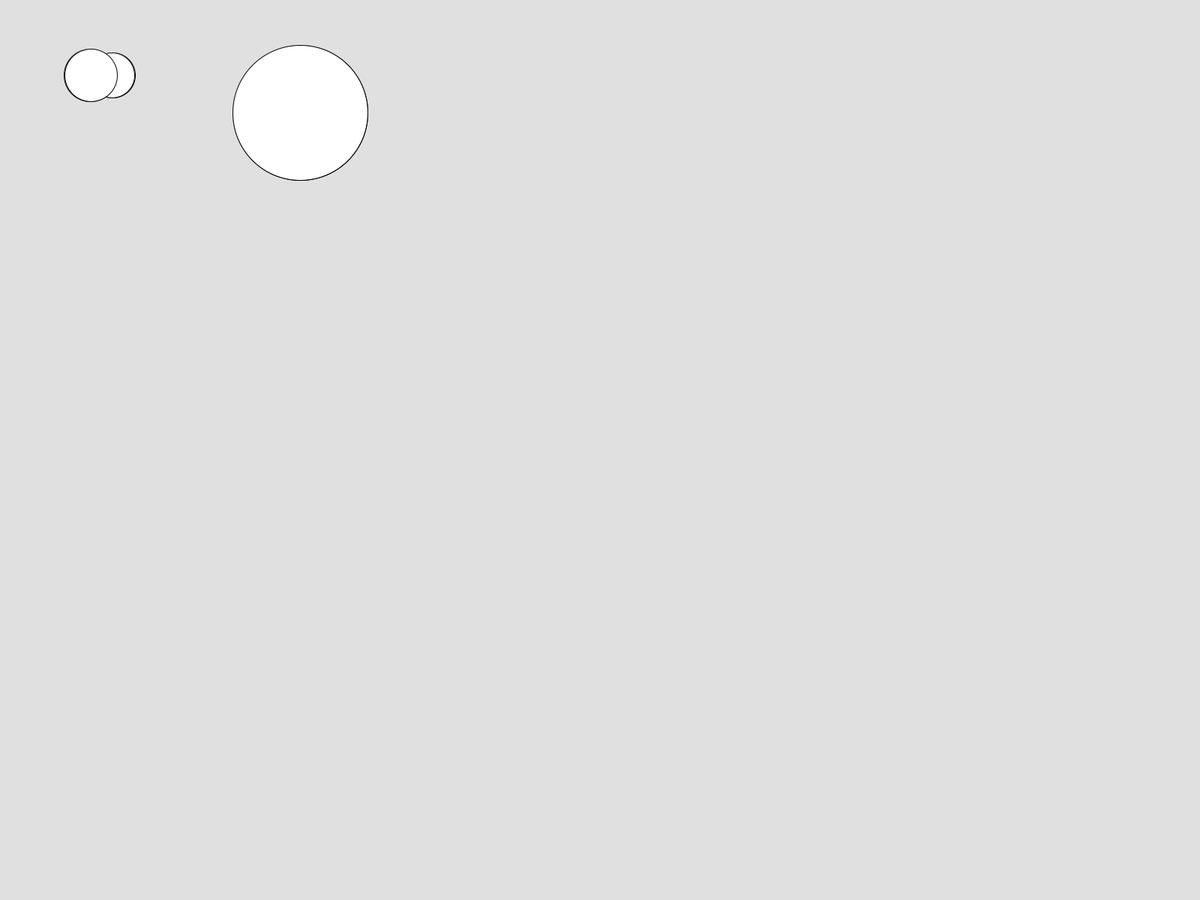
Frame 1 (no input)
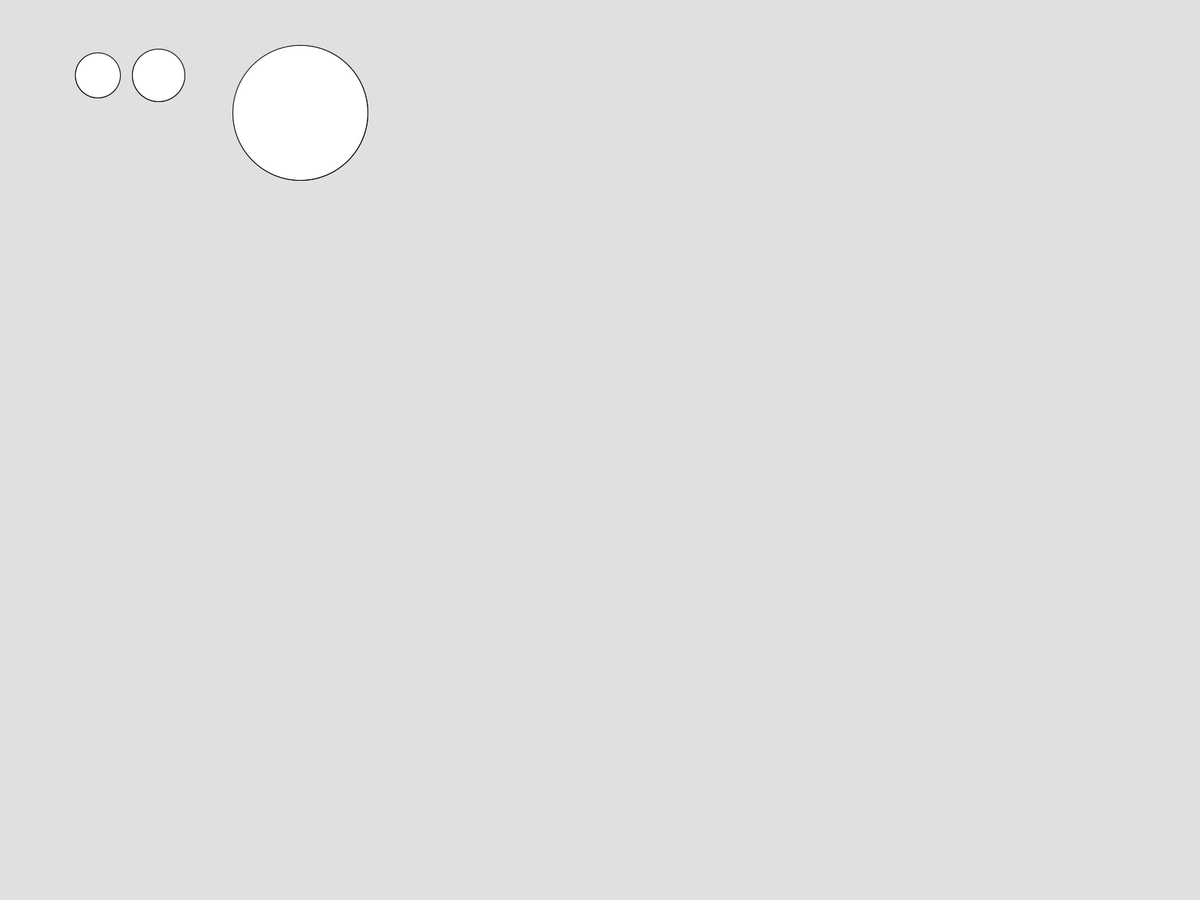
Frame 60 (the mouse pressed at the canvas centre just before this capture)
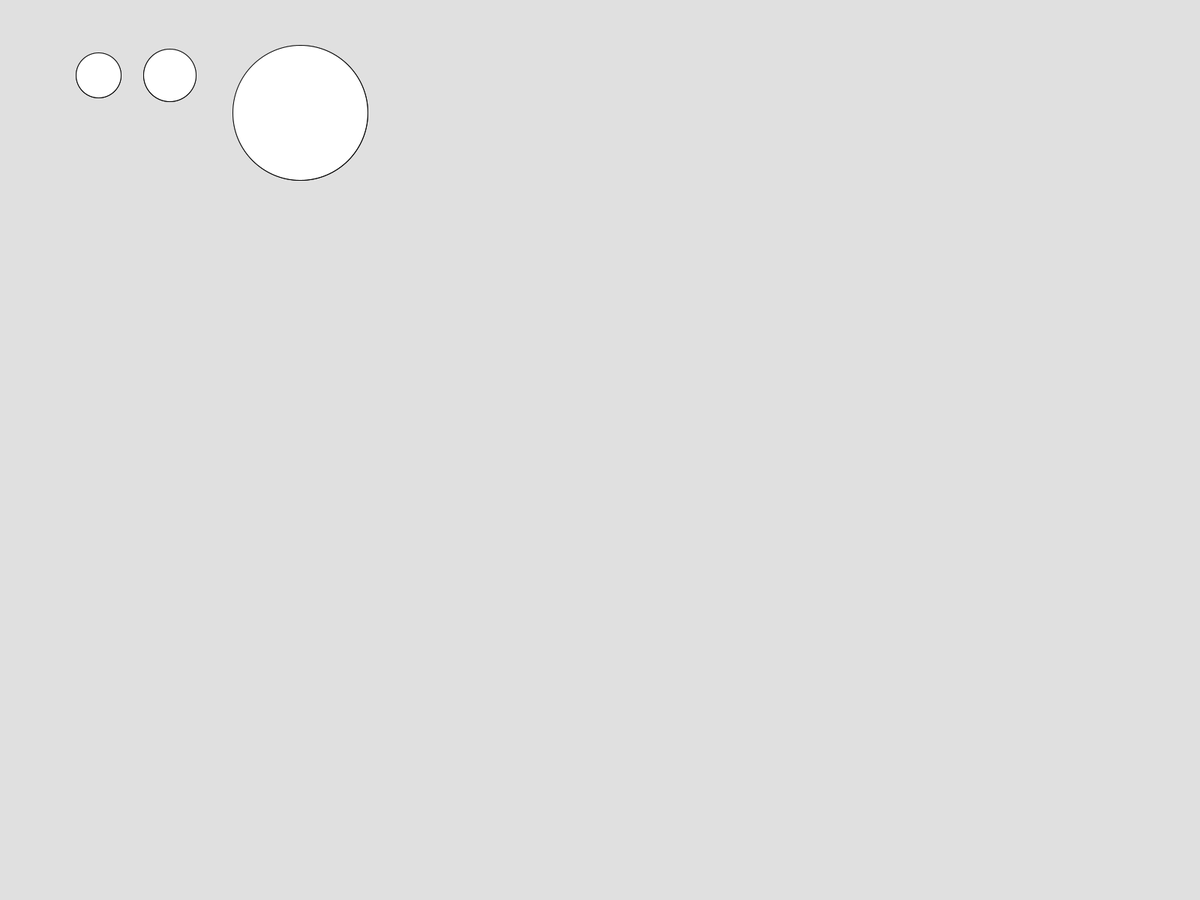
Frame 120 (the mouse held since frame 60 and released just before this capture)

The Processing sketch that drew these frames (run headless with seeded random() and noise(); from frame 60 on, the mouse is pressed at the canvas centre):

// Processing sketch: motor_demo
// ── motor_demo.pde
fysicmotor fmotor;
void setup() {
  fullScreen();
  fmotor =  new fysicmotor();
  fmotor.setups();
}
void draw(){
  fmotor.draws();
}

// ── fysicmotor.pde
float[] xs;
float[] ys;
float[] ds;
float[] rs;
float[] speedx;
float[] speedy;
int sizes = 3;
float[] ws;
float[] mass;
float[] md;
class fysicmotor{
  public void setups()
  {
    xs = new float[sizes];
    xs[0] = 400;
    xs[1] = 150;
    xs[2] = 120;
    md = new float[3];
    md[0] = 670;
    md[1] = 900;
    md[2] = 897;
    speedx = new float[sizes];
    speedx[0] = 0;
    speedx[1] = 0;
    speedx[2] = 0;
    speedy = new float[sizes];
    speedy[0] = 0;
    speedy[1] = 0;
    speedy[2] = 0;
    ys = new float[sizes];
    ys[0] = 150;
    ys[1] = 100;
    ys[2] = 100;
    ds = new float[sizes];
    ds[0] = 180;
    ds[1] = 60;
    ds[2] = 70;
    rs = new float[sizes];
    rs[0] = ds[0] / 2;
    rs[1] = ds[1] / 2;
    rs[2] = ds[2] / 2;
    ws = new float[sizes];
    ws[0] = tempw(0,int(ds[0]),20,18);
    ws[1] = tempw(0,int(ds[1]),8,6);
    ws[2] = tempw(0,int(ds[2]),10,8);
    mass = new float[sizes];
    mass[0] = md[0] * ds[0] * ds[0] * 1;//mass[0] = ds[0] * ws[0];//tempw(0,int(ds[0]),20,18);
    mass[1] = md[1] * ds[1] * ds[1] * 1;//ds[1] * ws[1];//tempw(0,int(ds[1]),8,6);
    mass[2] = md[2] * ds[2] * ds[2] * 1;//ds[1] * ws[1];//tempw(0,int(ds[1]),8,6);
  }
  public void draws()  
  {
    background(224,224,224);
    for (int i=0;i<sizes;i++)
    {
      for (int j=0;j<sizes;j++){
      if (i == j) {continue;}
      fill(255,255,255);
      xs[i] = xs[i] + speedx[i];
      ys[i] = ys[i] + speedy[i];
      // #F2F2F2
      if (dist(xs[i], ys[i],xs[j],ys[j]) < rs[j] + rs[i])
      {
        //fill(255,0,0);
        speedx[j] = speedx[i] / mass[j] + ds[j] / ws[j];
        speedx[i] = speedx[i] - speedx[j];
        //speedy[0] = speedy[1] / mass[0] + ds[0] / ws[0];
        //speedy[1] = speedy[1] - speedy[0]; 
        xs[1] = xs[1] - 1;
      }
      if (speedx[i] >= 0) {speedx[i] = speedx[i] - 0.01;};
      if (speedx[i] <= 0) {speedx[i] = speedx[i] + 0.01;};
      if (speedy[i] >= 0) {speedy[i] = speedy[i] - 0.01;};
      if (speedy[i] <= 0) {speedy[i] = speedy[i] + 0.01;};
      ellipse(xs[i],ys[i],ds[i],ds[i]);
    }}
      if (keyPressed) {
        if (key == 'e' ||key == 'E') {
          //speedx[1] = 3;
          if (speedx[1] <= 3) {
            speedx[1] += 0.1;
          }
        }
        if (key == 'd' ||key == 'D') {
          //speedx[1] = 3;
          if (speedy[1] <= 3) {
            speedy[1] += 0.1;
          }
        }
        if (key == 's' ||key == 'S') {
          //speedx[1] = 3;
          if (speedy[1] >= -3) {
            speedy[1] -= 0.1;
          }
        }
        if (key == 'r' ||key == 'R') {
          //if (speedx[1] != 0 && speedx[1] == 3){
          //  speedx[1] = speedx[1] - 0.01;
          //}
          speedx[1] = 0;
          speedy[1] = 0;
        }
        if (key == 'w' ||key == 'W') {
                 //speedx[1] = -3;
          if (speedx[1] >= -3) {
            speedx[1] -= 0.1;
          }
        }
      }
  }
  
  
  int genheat(float spo,float spt,int bs,int tbtsiso,int tbtsist) {
    if (bs == 1) {return(int(spo + spt) / tbtsiso + tbtsist);}else {return(int(spo - spt) + tbtsiso / tbtsist);}
  }
  
  int tempw(int ih, int r, int mw, int tbtsis) {
    if (ih == 1) {return(r / 2 + mw + tbtsis);} else{
    return(r + mw + tbtsis);
    }
  }
}
